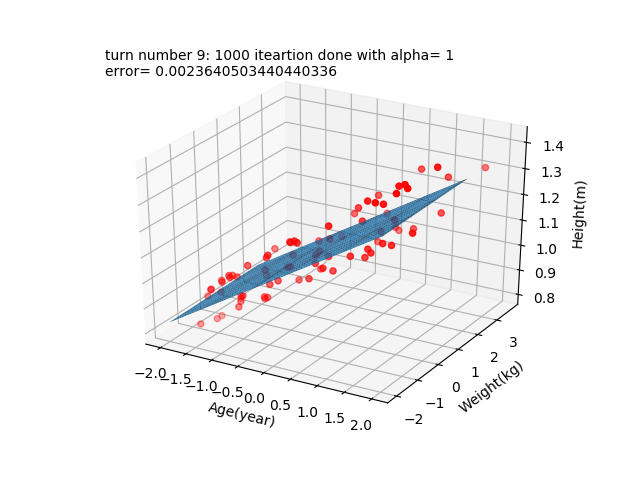

Recreate this plot in Python.
#%%

import sys
import numpy as np
import math
from matplotlib import cm
import matplotlib.pyplot as plt
from mpl_toolkits.mplot3d import Axes3D

def isNumber (temp):
    try:
        float(temp)
    except:
        return False
    return True
#
def parse():
    global age,weight,height,inp,size
    for x in range (0,len(inp)):
        line=inp[x]
        line=line.split(",")
        if len(line)==3 and isNumber(line[0]) and isNumber(line[1]) and isNumber(line[2]):
            age.append(float(line[0]))
            weight.append(float(line[1]))
            height.append(float(line[2]))
    size=len(height)
#
def plotData(turnNumber,err,iterationNumber):
    global normalizedAge,normalizedWeight,calculatedHeight,height,alist
    z = lambda x,y: calculate(x,y)
    tmp = np.linspace(-2,2,51)
    x,y = np.meshgrid(tmp,tmp)
    fig = plt.figure()
    ax  = fig.add_subplot(111, projection='3d')
    normalizedAge =  np.array(normalizedAge)
    normalizedWeight = np.array(normalizedWeight)
    ax.scatter(normalizedAge,normalizedWeight,height,c="r")
    ax.plot_surface(x, y, z(x,y))
    ax.set_xlabel('Age(year)')
    ax.set_ylabel('Weight(kg)')
    ax.set_zlabel('Height(m)')
    info="turn number "+str(turnNumber)+": "+str(iterationNumber)+" iteartion done with alpha= "+str(alist[turnNumber])+"\nerror= "+str(err)
    ax.text2D(0.05, 0.95, info, transform=ax.transAxes)
    plt.show()
#
def mean (data):
    global size
    sum=0
    for x in range (0,size):
        sum=sum+data[x]
    return sum/size
#
def standardDeviation(data,dataMean):
    global size
    temp=[]
    for x in range(0,size):
        a=data[x]-dataMean
        temp.append(a*a)
    devSqr=mean(temp)
    return math.sqrt(devSqr)
#
def normalize():
    global age,weight,normalizedAge,normalizedWeight,size
    ageMean=mean(age)
    weightMean=mean(weight)
    ageDeviation=standardDeviation(age,ageMean)
    weightDeviation=standardDeviation(weight,weightMean)
    for x in range (0,size):
        normalizedAge.append((age[x]-ageMean)/ageDeviation)
        normalizedWeight.append((weight[x]-weightMean)/weightDeviation)
#
def calculate(age,weight):
    global b0,b1,b2
    return b0+b1*age+b2*weight
#
def calculateHeights():
    global normalizedAge,normalizedWeight,calculatedHeight,size
    for x in range (0,size):
        calculatedHeight.append(calculate(normalizedAge[x],normalizedWeight[x]))
#
def error():
    global calculatedHeight,height,b0,b1,b2,size
    ssr=0
    for x in range(0,size):
        try:
            ssr=ssr+math.pow(height[x]-calculatedHeight[x],2) 
        except OverflowError:
            print("ovrflw")
            return float('inf')
    return ssr/(2*size)
#
def update():
    global normalizedAge,normalizedWeight,height,b0,b1,b2,a,size
    tempb0=0
    tempb1=0
    tempb2=0
    for x in range (0,size):
        temp=calculate(normalizedAge[x],normalizedWeight[x])-height[x]
        tempb0=tempb0+temp
        tempb1=tempb1+temp*normalizedAge[x]
        tempb2=tempb2+temp*normalizedWeight[x]
    b0=b0-a*tempb0/size
    b1=b1-a*tempb1/size
    b2=b2-a*tempb2/size
#
def reset():
    global b0,b1,b2,calculatedHeight
    del calculatedHeight[:]
    b0=0
    b1=0
    b2=0
#Main

inpFile=sys.argv[1]
inpFile=open(inpFile,"r")
inp = inpFile.readlines()
inpFile.close()

outFile=sys.argv[2]
outFile=open(outFile,"w")

age=[]
normalizedAge=[]
weight=[]
normalizedWeight=[]
height=[]
calculatedHeight=[]
size=0

b0=0
b1=0
b2=0
alist=[0.001,0.005,0.01,0.05,0.1,0.5,1,5,10]
a=0
errtemp=[float("inf"),0]

parse()
normalize()
for x in range (0,len(alist)):
    a=alist[x]
    for y in range (0,100):
        update()
    calculateHeights()
    err=error()
    print("error in simulation number ",x," with 100 iterations= ",err)
    plotData(x,err,100)
    if errtemp[0]>err:
        errtemp[0]=err
        errtemp[1]=x
    outFile.write(str(a)+","+str(100)+","+str(b0)+","+str(b1)+","+str(b2)+"\n")
    reset()
a=alist[errtemp[1]]
alist.append(a)
for x in range (0,1000):
    update()
calculateHeights()
err=error()
print("error in simulation number ",errtemp[1]," with 1000 iterations= ",err)
plotData(9,err,1000)
outFile.write(str(a)+","+str(1000)+","+str(b0)+","+str(b1)+","+str(b2))
outFile.close()

input()
